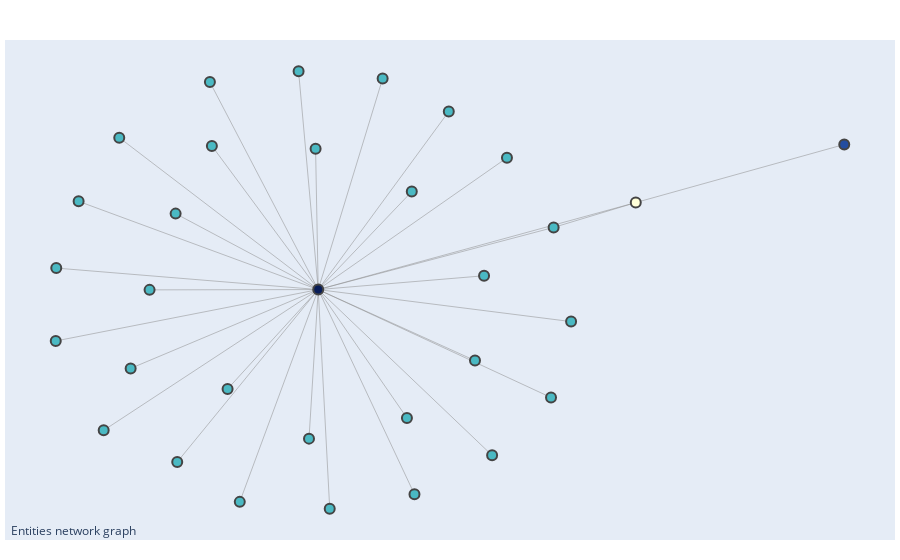

Write notebook code for a chart like this one.
### Code cell
fig = go.Figure(data=[edge_trace, node_trace],
             layout=go.Layout(
                titlefont_size=16,
                showlegend=False,
                hovermode='closest',
                margin=dict(b=20,l=5,r=5,t=40),
                annotations=[ dict(
                    text="Entities network graph",
                    showarrow=False,
                    xref="paper", yref="paper",
                    x=0.005, y=-0.002 ) ],
                xaxis=dict(showgrid=False, zeroline=False, showticklabels=False),
                yaxis=dict(showgrid=False, zeroline=False, showticklabels=False))
                )
fig.show()
